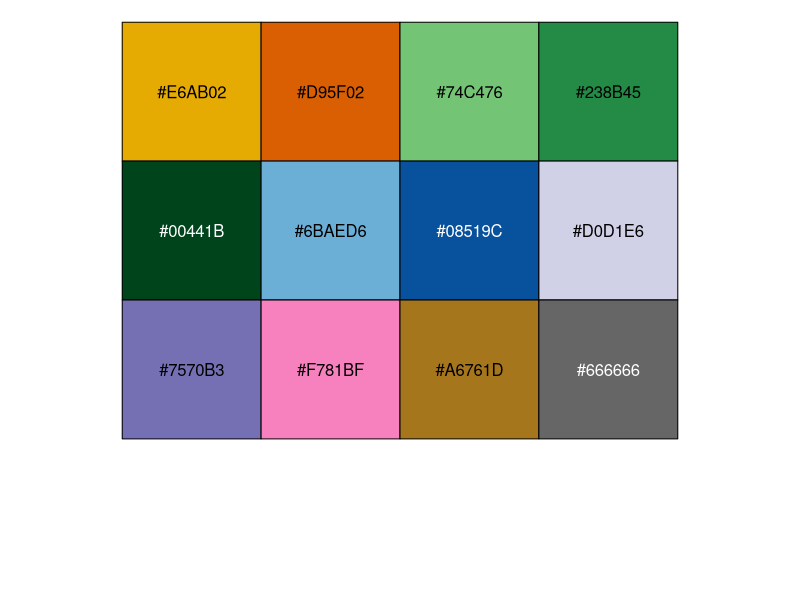
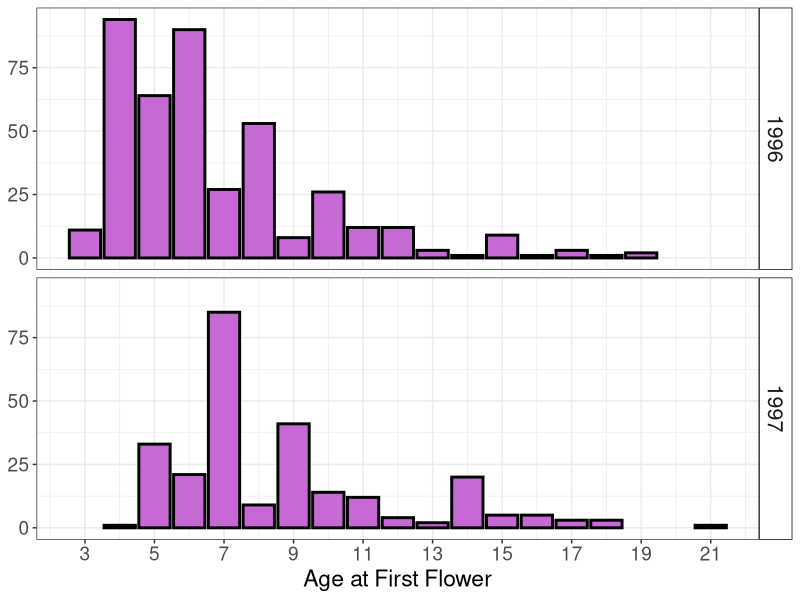
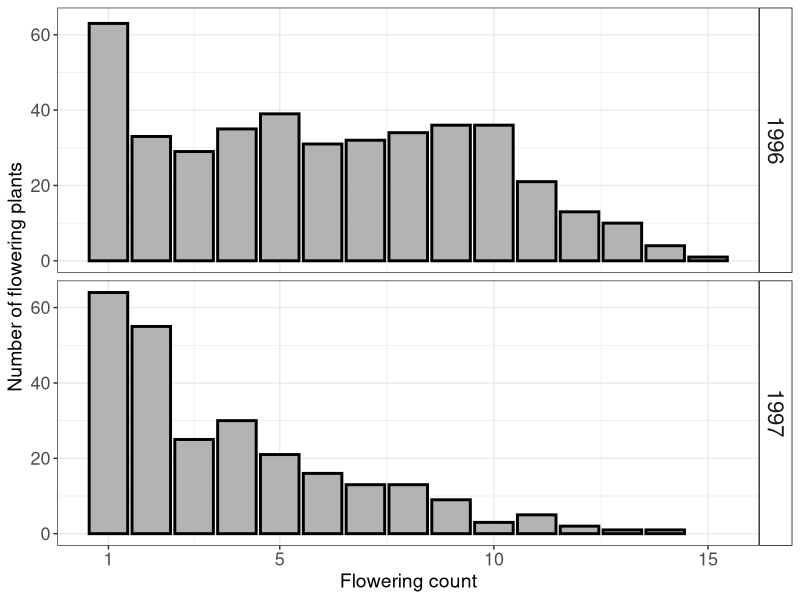
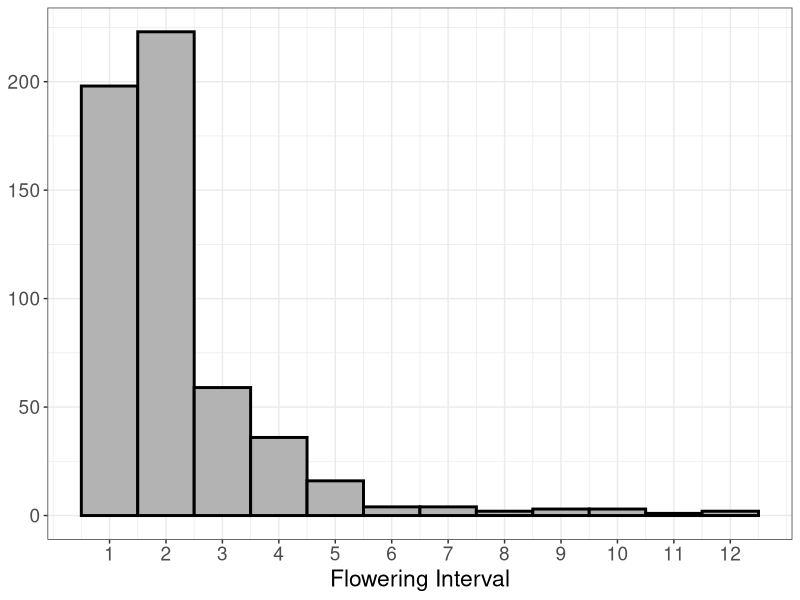
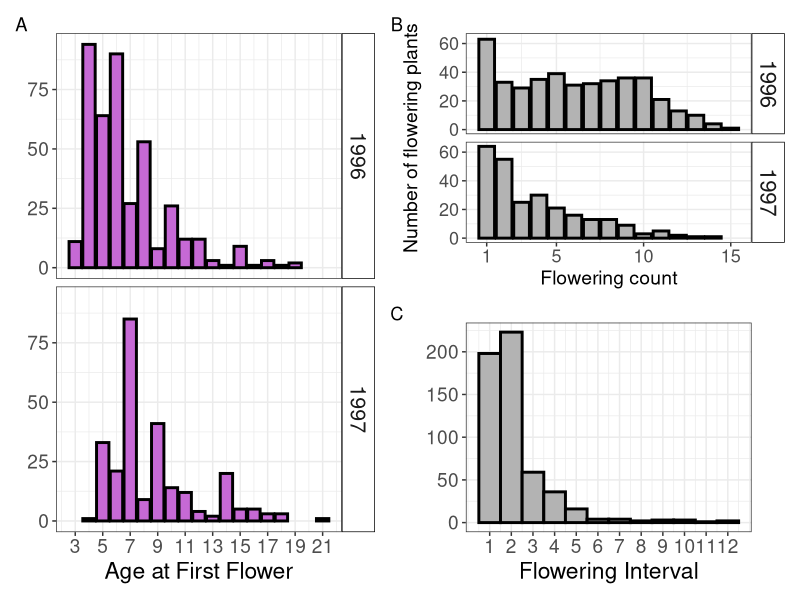

Write the R code that produced these figures, in order. (Note: this script raises an error after producing the figures.)
# Separate script to make some of figures for the manuscript #
# If figures aren't located in this script then the header will tell you what document to find them in
# All figures are saved in echPhenology/figs 

library(ggplot2)
library(dplyr)
library(patchwork)
library(RColorBrewer)
data("phen_dataset")                                     # phenology data
census_dat <- readr::read_csv("data-raw/cg1CoreData.csv") %>%   # getting census data 
  # filter for columns with just flowering info
  select(cgPlaId, yrPlanted, starts_with("fl")) %>%
  # filter for plants in 1996 and 1997 cohort
  filter(yrPlanted == 1996 | yrPlanted == 1997) %>%
  # go from wide to long
  tidyr::pivot_longer(cols = starts_with("fl"), names_to = "fl_year") %>%
  filter(value != 0)  %>%
  # get rid of the "fl" in front of all year values, make numeric
  mutate(fl_year = as.numeric(unlist(stringr::str_extract_all(fl_year, "(?<=fl)\\d{4}"))))

# General graphics parameters
theme_set(theme_bw())
my_cols <-c("#E6AB02", "#D95F02", "#74C476","#238B45", "#00441B", 
            "#6BAED6", "#08519C", "#D0D1E6", "#7570B3", "#F781BF",
            "#A6761D","#666666")
scales::show_col(my_cols) # To see colors 

# ---- Figure 1. Census data summary, 4 graphs in one -----
#      i. Age when plants first begin flowering
#      (ii. Number of plants flowering in each year) MOVED TO FIGURE 2  
#      iii. Number of times plants flowered within the study period
#      iv. Interval between flowering periods

# i. Age
firstYrs <- census_dat %>%
  group_by(cgPlaId) %>%
  mutate(firstYr = min(fl_year)) %>%
  ungroup() %>%
  distinct(cgPlaId, yrPlanted, firstYr) %>%
  mutate(ageAtFl = firstYr - yrPlanted)

# average 
firstYrs %>%
  group_by(yrPlanted) %>%
  summarize(avgAge = mean(ageAtFl),
            sdAge  = sd(ageAtFl),
            minAge = min(ageAtFl),
            maxAge = max(ageAtFl),
            medAge = median(ageAtFl))

p1 <- firstYrs %>%
  ggplot(aes(ageAtFl))+
  geom_histogram(stat = "count", color = "black", size = 1, fill = "#C669D5") +
  labs(x = "Age at First Flower", y = NULL)+
  scale_x_continuous(breaks = c(3, 5, 7, 9, 11, 13, 15, 17, 19, 21)) +
  facet_grid(rows = vars(yrPlanted))+
  theme(axis.text        = element_text(size = rel(1.25)),
        strip.background = element_rect(color = "black", fill = "white"),
        strip.text       = element_text(size = rel(1.4)),
        axis.title       = element_text(size = rel(1.5)))
p1

# iii. Phen Count histogram

census_phenCt <- census_dat %>%
  filter(fl_year != 2018) %>%
  group_by(yrPlanted, cgPlaId)%>%
  summarize(phenCt = sum(value)) 
#%>%
 # filter(phenCt != 1)
# Woah cgPlaID 372 has flowered 16 times from 1996 to 2018

census_phenCt %>%
  summarize(meanPC = mean(phenCt),
            sdPC   = sd(phenCt),
            maxPC  = max(phenCt),
            medPC  = median(phenCt))

p3 <- census_phenCt %>%
  ggplot()+
  geom_bar(aes(phenCt), size = 1, fill = "#B3B3B3", color = "black")+
  facet_grid(rows = vars(yrPlanted))+
  scale_x_continuous(breaks = c(1, 5, 10, 15))+
  labs(x = "Flowering count",
       y = "Number of flowering plants")+
  theme(axis.text    = element_text(size = 13),
        strip.background = element_rect(color = "black", fill = "white"),
        strip.text       = element_text(size = 16),
        axis.title = element_text(size = 14))
p3
#ggsave("phenCt_hist.png", plot = plot_pc) 

# iv. interval histogram 

fl_intv <- census_dat %>%
  select(cgPlaId, fl_year) %>%
  group_by(cgPlaId) %>%
  mutate(intv = fl_year - lag(fl_year, default = fl_year[1]))
fl_intv_sum <- fl_intv %>%
  select(-fl_year) %>%
  filter(intv != 0) %>%
  summarize(avg_intv = mean(intv),
            phenCt   = n() + 1) # No. of times a plant flowerd, adding one bc I took out a year when filtering for non-zero values
fl_intv_sum %>%
  summarize(mean_tot = mean(avg_intv),
            sd_tot   = sd(avg_intv),
            med_tot  = median(avg_intv),
            max_tot  = max(avg_intv),
            min_tot  = min(avg_intv))  
p4 <- fl_intv_sum %>%
  ggplot(aes(avg_intv))+
  geom_histogram(binwidth = 1, fill = "#B3B3B3", color = "black", size = 1) +
  #geom_vline(xintercept = 2.27, size = 1.5, lty = 2)+
  labs(x = "Flowering Interval",
       y = NULL)+
  scale_x_continuous(breaks = c(1:12))+
  theme(axis.text  = element_text(size = rel(1.25)),
        axis.title = element_text(size = rel(1.5)))
p4

# **** putting all the plots together ****

p1 + p3 / p4  + plot_annotation(tag_levels = 'A')

# ---- Figure 2. Phenology data summary, 2 graphs in one  ----
      # i. Number of flowering plants (moved from FIG 1)
      # ii. Timing of flowering phenology by year
      # iii. Duration of flowering phenology by year

burn_years <- c(2006, 2008, 2011, 2013, 2015)
phen_all <- phen_19967 %>%
  mutate(burn = if_else(year %in% burn_years, "burned", "not_burned")) %>%
  group_by(year) %>%
  mutate(medianFFD = median(startNum))


# ii. Num of plants histogram 
p1 <- phen_all %>%
  mutate(burn = if_else(year %in% burn_years, "burned", "not_burned")) %>%
  ggplot(aes(year))+
  geom_histogram(aes(fill = burn), stat = "count", color = "black", size = 1)+
  scale_fill_manual(values = c(my_cols[2], "#B3B3B3"))+
  scale_x_discrete(breaks = c("2005", "2007", "2009", "2011", "2013", "2015", 
                              "2017"))+
  guides(fill = FALSE)+
  labs(y = "Number of Flowering\n Plants",
       x = NULL)+
  theme(axis.text = element_text(size = 14),
        axis.title = element_text(size = 15))
p1 

# i. Timing 

p2 <- phen_all %>%
  # hmmm I'm not sure this is the best way to to this....
  ggplot(aes(year, as.Date(startNum, origin = "2018-01-01"))) +
  geom_count(aes(fill = burn), color = "black", pch = 21) +
  geom_errorbar(aes(
    ymin = as.Date(medianFFD, origin = "2018-01-01"),
    ymax = as.Date(medianFFD, origin = "2018-01-01")
  ),
  width = 0.5, size = 1.5
  ) +
  labs(
    y = "First flowering Day",
    x = NULL,
    size = "Count"
  ) +
  guides(fill = FALSE) +
  scale_size_area(breaks = c(20, 40, 60, 80), max_size = 8) +
  scale_fill_manual(values = c(my_cols[2], "#B3B3B3")) +
  scale_y_date(date_breaks = "2 weeks", date_labels = "%b-%d") +
  theme(
    axis.text.x = element_blank(),
    axis.text.y = element_text(size = 14),
    axis.title = element_text(size = 15),
    legend.background = element_rect(color = "black")
  )
p2

p2/p1

# ii. Duration

p3 <- phen_all %>%
  group_by(year) %>%
  mutate(medianDur = median(dur)) %>%
  ggplot(aes(year, dur)) +
  geom_count(aes(fill = burn), color = "black", pch = 21) +
  geom_errorbar(aes(
    ymin = medianDur,
    ymax = medianDur
  ),
  width = 0.5, size = 1.5
  ) +
  labs(
    x = NULL,
    y = "Flowering duration",
    size = "Count"
  ) +
  guides(fill = FALSE) +
  scale_size_area(breaks = c(20, 40, 60, 80), max_size = 8) +
  scale_fill_manual(values = c(my_cols[2], "#B3B3B3")) +
  scale_x_discrete(breaks = c("2005", "2007", "2009", "2011", "2013", "2015", 
                              "2017"))+
  theme(
    axis.text.x = element_text(size = rel(1.25)),
    axis.title.y = element_text(size = rel(1.5)),
    legend.background = element_rect(color = "black")
  )
p3
# **** together

p1 + p2/p3 + plot_annotation(tag_levels = 'A') + plot_layout(widths = c(1.5, 2))

# number of times plants have flowered

phen_all %>%
  ungroup() %>%
  select(cgPlaId, phenCt, yrPlanted) %>%
  distinct() %>%
  ggplot(aes(phenCt))+
  geom_histogram(stat = "count", color = "black", size = 1, fill = "#C669D5")+
  labs(x = "Phenology Count", y = NULL)+
  scale_x_continuous(breaks = c(2, 4, 6, 8, 10))+
  theme(axis.text = element_text(size = 14),
        axis.title = element_text(size = 15))

# ---- Figure 3. Correlation analysis ----

# This figure can be found in the script "Lydia_correlation_analysis.R" at the bottom where is says # visualization

# ---- Figure S1. CG1 ----

# this figure is generated in "Lydia_summary_data.R" under the tab "Plot of Common Garden Experiment"

# ---- Figure S2. Peak flowering day ----

# Plot located in "Lydia_summary_data.R" in the section:
# "How much does "peak" flowering day vary by year" 

# ---- Figure S3. Relationship between head count and duration of flowering time ----

h1 <- phen_19967 %>%
  ggplot(aes(headCt, dur))+
  geom_point(alpha = 0.2, size = 2)+
  geom_smooth(color = my_cols[10], size = 1.5, se = FALSE)+
  #geom_smooth(method = "lm", se = FALSE, color = my_cols[1], size = 1.25)+
  #geom_smooth(method = "lm", formula = y ~ x + I(x^2), se = FALSE, color = my_cols[2], size = 1.25)+
  #geom_smooth(method = "lm", formula = y ~ x + I(x^3), se = FALSE, color = my_cols[3], size = 1.25)+
  facet_wrap(~year) +
  labs(y = "Flowering duration (days)", x = "Head Count")+
  theme(strip.background = element_rect(fill = "white"),
        strip.text       = element_text(size = rel(1.25)),
        axis.title       = element_text(size = rel(1.25)),
        axis.text        = element_text(size = rel(1.2)))
h1

# ---- Figure S4. Z-scores for Moran's I analysis of FFD ----

# Plot located in "Lydia_SAC_analysis.R" under 